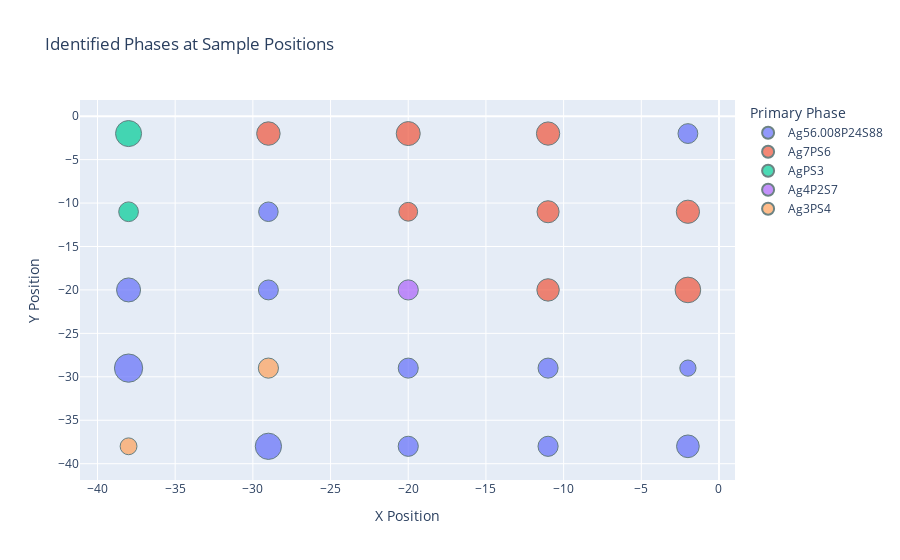

The code cell stored with this chart in its notebook:
### Code cell
from nomad_auto_xrd.common.utils import plot_identified_phases_sample_position
from nomad_auto_xrd.common.models import PhasesPosition

import json

with open('plot_data.json') as f:
    data_json = json.load(f)

data = [PhasesPosition(**d) for d in data_json]

plot_identified_phases_sample_position(data)

### Figure 1 — Plotly figure (JSON) as saved in the notebook; plotly's stock layout.template omitted (floating-point values rounded to 4 significant figures)
{"data": [{"customdata": [[48.5], [47], [49], [71], [32.5], [49.5], [49.5], [98.5], [63.5], [50], [50], [85]], "hovertemplate": "phase=Ag56.008P24S88<br>X Position=%{x}<br>Y Position=%{y}<br>confidence=%{customdata[0]:.2f}<extra></extra>", "legendgroup": "Ag56.008P24S88", "marker": {"color": "#636efa", "line": {"color": "DarkSlateGrey", "width": 1}, "opacity": 0.7, "size": [48.5, 47, 49, 71, 32.5, 49.5, 49.5, 98.5, 63.5, 50, 50, 85], "sizemode": "area", "sizeref": 0.2462, "symbol": "circle"}, "mode": "markers", "name": "Ag56.008P24S88", "orientation": "v", "showlegend": true, "type": "scatter", "x": [-2, -29, -29, -38, -2, -11, -20, -38, -2, -11, -20, -29], "xaxis": "x", "y": [-2, -11, -20, -20, -29, -29, -29, -29, -38, -38, -38, -38], "yaxis": "y"}, {"customdata": [[67], [71], [68], [66.5], [60], [43.5], [81], [62]], "hovertemplate": "phase=Ag7PS6<br>X Position=%{x}<br>Y Position=%{y}<br>confidence=%{customdata[0]:.2f}<extra></extra>", "legendgroup": "Ag7PS6", "marker": {"color": "#EF553B", "line": {"color": "DarkSlateGrey", "width": 1}, "opacity": 0.7, "size": [67, 71, 68, 66.5, 60, 43.5, 81, 62], "sizemode": "area", "sizeref": 0.2462, "symbol": "circle"}, "mode": "markers", "name": "Ag7PS6", "orientation": "v", "showlegend": true, "type": "scatter", "x": [-11, -20, -29, -2, -11, -20, -2, -11], "xaxis": "x", "y": [-2, -2, -2, -11, -11, -11, -20, -20], "yaxis": "y"}, {"customdata": [[83.5], [48]], "hovertemplate": "phase=AgPS3<br>X Position=%{x}<br>Y Position=%{y}<br>confidence=%{customdata[0]:.2f}<extra></extra>", "legendgroup": "AgPS3", "marker": {"color": "#00cc96", "line": {"color": "DarkSlateGrey", "width": 1}, "opacity": 0.7, "size": [83.5, 48], "sizemode": "area", "sizeref": 0.2462, "symbol": "circle"}, "mode": "markers", "name": "AgPS3", "orientation": "v", "showlegend": true, "type": "scatter", "x": [-38, -38], "xaxis": "x", "y": [-2, -11], "yaxis": "y"}, {"customdata": [[50]], "hovertemplate": "phase=Ag4P2S7<br>X Position=%{x}<br>Y Position=%{y}<br>confidence=%{customdata[0]:.2f}<extra></extra>", "legendgroup": "Ag4P2S7", "marker": {"color": "#ab63fa", "line": {"color": "DarkSlateGrey", "width": 1}, "opacity": 0.7, "size": [50], "sizemode": "area", "sizeref": 0.2462, "symbol": "circle"}, "mode": "markers", "name": "Ag4P2S7", "orientation": "v", "showlegend": true, "type": "scatter", "x": [-20], "xaxis": "x", "y": [-20], "yaxis": "y"}, {"customdata": [[50], [35]], "hovertemplate": "phase=Ag3PS4<br>X Position=%{x}<br>Y Position=%{y}<br>confidence=%{customdata[0]:.2f}<extra></extra>", "legendgroup": "Ag3PS4", "marker": {"color": "#FFA15A", "line": {"color": "DarkSlateGrey", "width": 1}, "opacity": 0.7, "size": [50, 35], "sizemode": "area", "sizeref": 0.2462, "symbol": "circle"}, "mode": "markers", "name": "Ag3PS4", "orientation": "v", "showlegend": true, "type": "scatter", "x": [-29, -38], "xaxis": "x", "y": [-29, -38], "yaxis": "y"}], "layout": {"hovermode": "closest", "legend": {"itemsizing": "constant", "title": {"text": "Primary Phase"}, "tracegroupgap": 0}, "title": {"text": "Identified Phases at Sample Positions"}, "xaxis": {"anchor": "y", "domain": [0, 1], "title": {"text": "X Position"}}, "yaxis": {"anchor": "x", "domain": [0, 1], "title": {"text": "Y Position"}}}}
